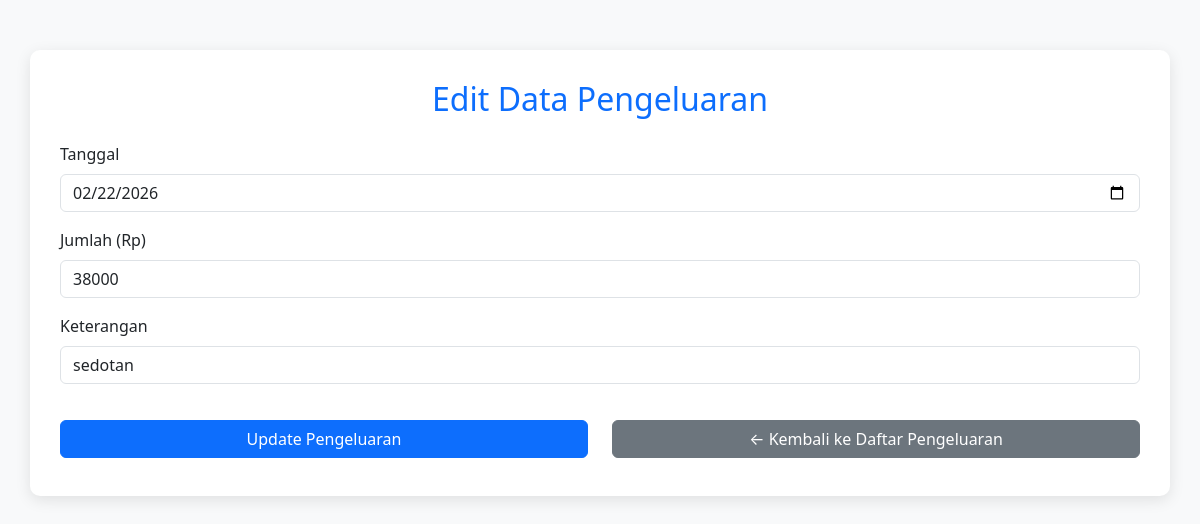
Page /edit_pengeluaran.php?id=335 on the committed database.
### tables this page shows
CREATE TABLE `pengeluaran` (
  `id` int(11) NOT NULL,
  `tanggal` date NOT NULL,
  `kategori` varchar(50) NOT NULL DEFAULT 'unspecified',
  `jumlah` int(11) NOT NULL,
  `keterangan` text DEFAULT NULL
);

### edit_pengeluaran.php (the view, shortened to what this page needs)
<?php
include 'koneksi.php';
$tanggal = '';
$jumlah = '';
$keterangan = '';
if (isset($_GET['id'])) {
    $id = $_GET['id'];
    $stmt = $conn->prepare("SELECT tanggal, jumlah, keterangan FROM pengeluaran WHERE id = ?");
    $stmt->bind_param("i", $id);
    $stmt->execute();
    $result = $stmt->get_result();
    if ($result->num_rows > 0) {
        $row = $result->fetch_assoc();
        $tanggal = $row['tanggal'];
        $jumlah = $row['jumlah'];
        $keterangan = $row['keterangan'];
    } else {
        header("Location: pengeluaran.php");
        exit();
    }
} else {
    header("Location: pengeluaran.php");
    exit();
}
?>
<!DOCTYPE html>
<html lang="id">
<head>
    <link href="https://cdn.jsdelivr.net/npm/bootstrap@5.3.3/dist/css/bootstrap.min.css" rel="stylesheet">
</head>
<body>
    <div class="container">
        <h2 class="text-center text-primary mb-4">Edit Data Pengeluaran</h2>
        <form method="post" class="needs-validation" novalidate>
            <div class="mb-3">
                <label for="tanggal" class="form-label">Tanggal</label>
                <input type="date" class="form-control" id="tanggal" name="tanggal" value="<?= htmlspecialchars($tanggal) ?>" required>
            </div>
            <div class="mb-3">
                <label for="jumlah" class="form-label">Jumlah (Rp)</label>
                <input type="number" class="form-control" id="jumlah" name="jumlah" value="<?= htmlspecialchars($jumlah) ?>" placeholder="Contoh: 50000" required>
            </div>
            <div class="mb-3">
                <label for="keterangan" class="form-label">Keterangan</label>
                <input type="text" class="form-control" id="keterangan" name="keterangan" value="<?= htmlspecialchars($keterangan) ?>" placeholder="Contoh: Beli alat tulis">
            </div>
            <div class="row">
                <div class="col-12 col-md-6 mb-2">
                    <button type="submit" name="submit" class="btn btn-primary w-100 btn-action">Update Pengeluaran</button>
                </div>
                <div class="col-12 col-md-6">
                    <a href="pengeluaran.php" class="btn btn-secondary w-100 btn-action">← Kembali ke Daftar Pengeluaran</a>
                </div>
            </div>
        </form>
    </div>
</body>
</html>

### edit_pengeluaran.php (style rules this page uses)
body { background-color: #f8f9fa; }
.container { margin-top: 50px; margin-bottom: 50px; background-color: #fff; padding: 30px; border-radius: 10px; box-shadow: 0px 4px 15px rgba(0, 0, 0, 0.1); }
.form-label { font-weight: 500; }
.btn-action { margin-top: 20px; }

### rows in the picture
pengeluaran: tanggal "02/22/2026", jumlah "38000", keterangan "sedotan"
